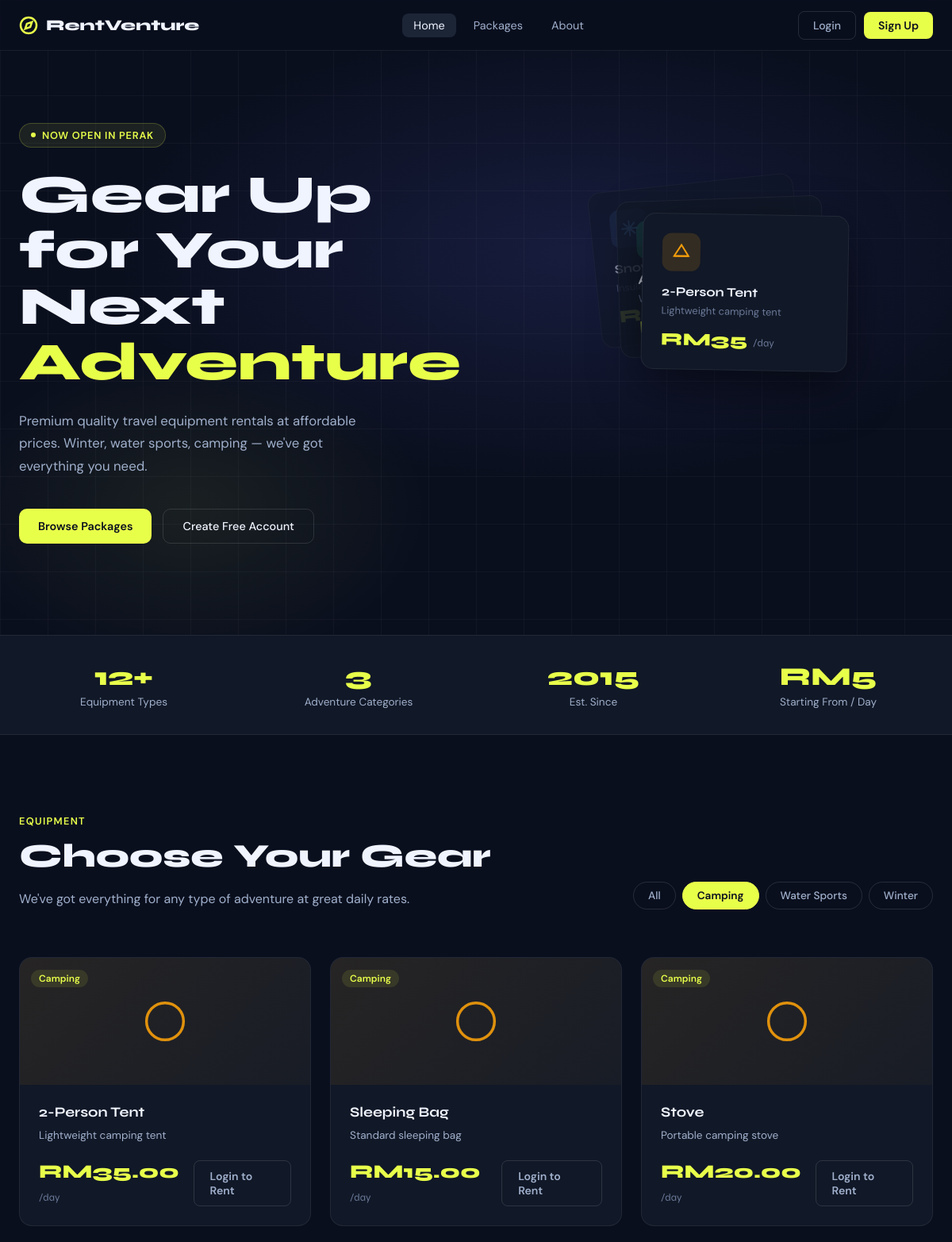
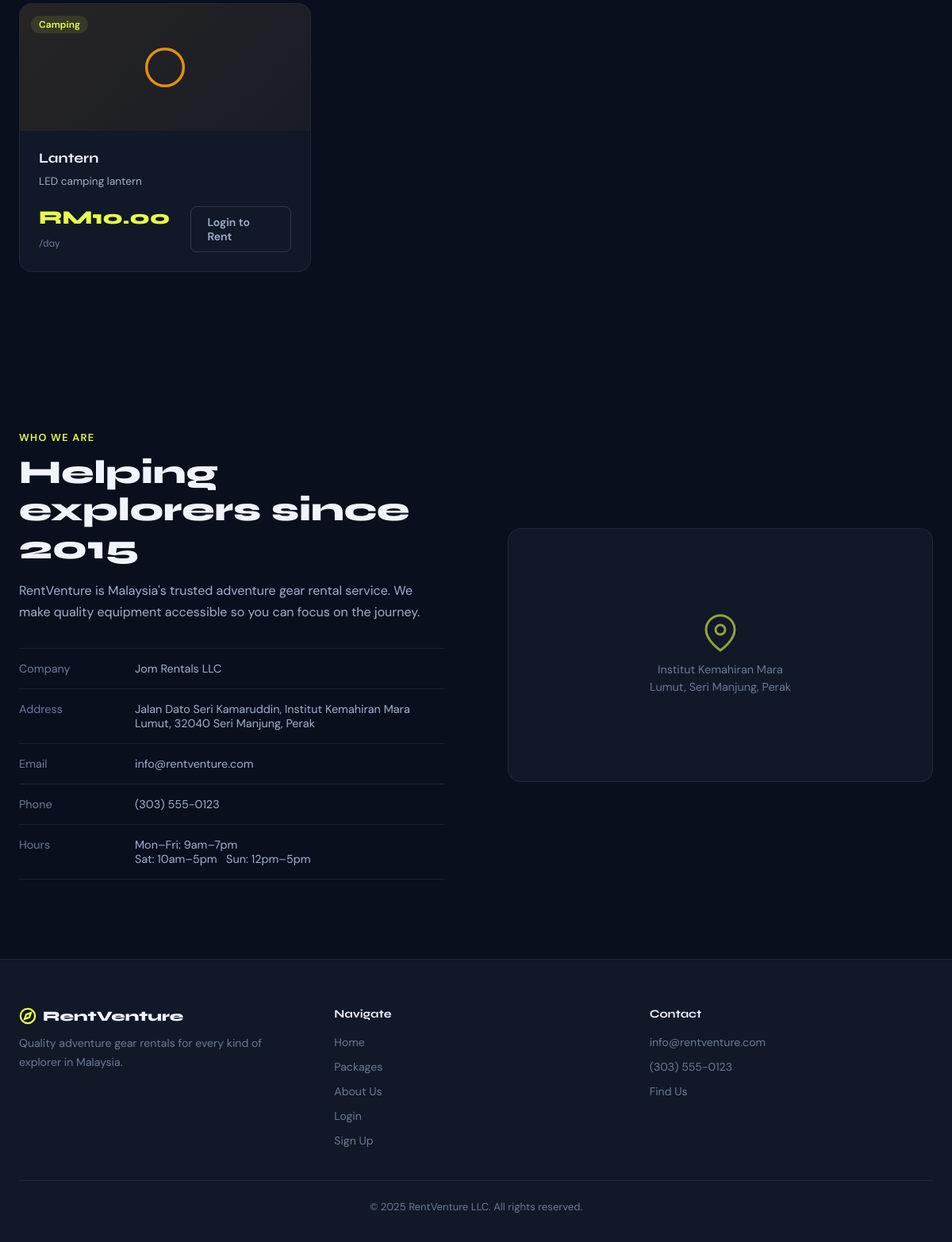
Page /index.php?category=Camping on the committed database (2 pictures, top to bottom).
### tables this page shows
CREATE TABLE equipment (
    id INT AUTO_INCREMENT PRIMARY KEY,
    name VARCHAR(100) NOT NULL,
    description TEXT,
    price_per_day DECIMAL(10,2) NOT NULL,
    category VARCHAR(50),
    available BOOLEAN DEFAULT TRUE,
    created_at TIMESTAMP DEFAULT CURRENT_TIMESTAMP
);

### index.php (the view, shortened to what this page needs)
<?php
include 'config.php';
$query = "SELECT * FROM equipment WHERE available = 1";
$params = [];
if (isset($_GET['category']) && !empty($_GET['category'])) {
    $query .= " AND category = ?";
    $params[] = $_GET['category'];
}
$stmt = $pdo->prepare($query);
$stmt->execute($params);
$equipment = $stmt->fetchAll(PDO::FETCH_ASSOC);
$stmt = $pdo->query("SELECT DISTINCT category FROM equipment WHERE available = 1 ORDER BY category");
$categories = $stmt->fetchAll(PDO::FETCH_COLUMN);
$category_icons = [
    'Winter'      => '<path d="M12 2v20M4.93 4.93l14.14 14.14M2 12h20M4.93 19.07l14.14-14.14"/>',
    'Water Sports'=> '<path d="M2 12s3-7 10-7 10 7 10 7-3 7-10 7-10-7-10-7z"/><circle cx="12" cy="12" r="3"/>',
    'Camping'     => '<polygon points="3 17 12 3 21 17"/><path d="M3 17h18"/>',
];
$category_colors = [
    'Winter'      => '#60a5fa',
    'Water Sports'=> '#34d399',
    'Camping'     => '#f59e0b',
];
?>
<!DOCTYPE html>
<html lang="en">
<head>
    <link rel="stylesheet" href="style.css">
</head>
<body>
    <nav class="navbar">
        <div class="navbar-inner">
            <a href="index.php" class="navbar-logo">
                <svg width="24" height="24" viewBox="0 0 24 24" fill="none" stroke="currentColor" stroke-width="2.5"><circle cx="12" cy="12" r="10"/><polygon points="16.24,7.76 14.12,14.12 7.76,16.24 9.88,9.88 16.24,7.76"/></svg>
                <span>RentVenture</span>
            </a>
            <ul class="navbar-links">
                <li><a href="#" class="active">Home</a></li>
                <li><a href="#packages">Packages</a></li>
                <li><a href="#about">About</a></li>
            </ul>
            <div class="navbar-actions">
                <?php if (isset($_SESSION['user_id'])): ?>
                    <span class="user-greeting">Hi, <strong><?php echo htmlspecialchars($_SESSION['username']); ?></strong></span>
                    <?php if ($_SESSION['role'] == 'admin'): ?>
                        <a href="admin.php" class="btn-nav btn-nav-ghost">Admin</a>
                    <?php endif; ?>
                    <a href="logout.php" class="btn-nav btn-nav-danger">Logout</a>
                <?php else: ?>
                    <a href="login.php" class="btn-nav btn-nav-ghost">Login</a>
                    <a href="register.php" class="btn-nav btn-nav-accent">Sign Up</a>
                <?php endif; ?>
            </div>
        </div>
    </nav>
    <section class="hero">
        <div class="hero-bg"></div>
        <div class="hero-grid"></div>
        <div class="hero-inner">
            <div class="hero-content">
                <div class="hero-eyebrow">
                    <div class="hero-eyebrow-dot"></div>
                    Now open in Perak
                </div>
                <h1>Gear Up for Your Next <em>Adventure</em></h1>
                <p class="hero-sub">Premium quality travel equipment rentals at affordable prices. Winter, water sports, camping — we've got everything you need.</p>
                <div class="hero-cta">
                    <a href="#packages" class="btn btn-accent">Browse Packages</a>
                    <?php if (!isset($_SESSION['user_id'])): ?>
                    <a href="register.php" class="btn btn-outline">Create Free Account</a>
                    <?php endif; ?>
                </div>
            </div>
            <div class="hero-visual">
                <div class="hero-card-stack">
                    <div class="stack-card">
                        <div class="card-icon" style="background:rgba(96,165,250,0.15);">
                        </div>
                        <h3>Snow Tent</h3>
                        <p>Insulated for extreme cold</p>
                        <div class="stack-price">RM40 <span>/day</span></div>
                    </div>
                    <div class="stack-card">
                        <div class="card-icon" style="background:rgba(52,211,153,0.15);">
                        </div>
                        <h3>Action Camera</h3>
                        <p>Waterproof adventure cam</p>
                        <div class="stack-price">RM30 <span>/day</span></div>
                    </div>
                    <div class="stack-card">
                        <div class="card-icon" style="background:rgba(245,158,11,0.15);">
                            <svg width="24" height="24" viewBox="0 0 24 24" fill="none" stroke="#f59e0b" stroke-width="2"><polygon points="3 17 12 3 21 17"/><path d="M3 17h18"/></svg>
                        </div>
                        <h3>2-Person Tent</h3>
                        <p>Lightweight camping tent</p>
                        <div class="stack-price">RM35 <span>/day</span></div>
                    </div>
                </div>
            </div>
        </div>
    </section>
    <div class="stats-row">
        <div class="stats-inner">
            <div>
                <div class="stat-num">12+</div>
                <div class="stat-label">Equipment Types</div>
            </div>
            <div>
                <div class="stat-num">3</div>
                <div class="stat-label">Adventure Categories</div>
            </div>
            <div>
                <div class="stat-num">2015</div>
                <div class="stat-label">Est. Since</div>
            </div>
            <div>
                <div class="stat-num">RM5</div>
                <div class="stat-label">Starting From / Day</div>
            </div>
        </div>
    </div>
    <section id="packages" class="packages-section">
        <div class="packages-header">
            <div>
                <p class="section-label">Equipment</p>
                <h2 class="section-title">Choose Your Gear</h2>
                <p class="section-sub">We've got everything for any type of adventure at great daily rates.</p>
            </div>
            <div class="filter-bar">
                <a href="index.php#packages" class="filter-btn <?php echo !isset($_GET['category']) ? 'active' : ''; ?>">All</a>
                <?php foreach ($categories as $cat): ?>
                    <a href="index.php?category=<?php echo urlencode($cat); ?>#packages"
                       class="filter-btn <?php echo (isset($_GET['category']) && $_GET['category'] == $cat) ? 'active' : ''; ?>">
                        <?php echo htmlspecialchars($cat); ?>
                    </a>
                <?php endforeach; ?>
            </div>
        </div>
        <?php if (empty($equipment)): ?>
            <div style="max-width:1200px;margin:0 auto;text-align:center;padding:80px 0;color:var(--muted);">
                <p style="font-size:1.1rem;margin-bottom:16px;">No equipment in this category.</p>
                <a href="index.php#packages" class="btn btn-outline">View All</a>
            </div>
        <?php else: ?>
        <div class="equipment-grid">
            <?php foreach ($equipment as $item):
                $cat = $item['category'];
                $iconPath = $category_icons[$cat] ?? '<circle cx="12" cy="12" r="10"/>';
                $color = $category_colors[$cat] ?? '#6366f1';
            ?>
            <div class="eq-card">
                <div class="eq-card-top" style="background: linear-gradient(135deg, <?php echo $color; ?>18, <?php echo $color; ?>08);">
                    <svg width="56" height="56" viewBox="0 0 24 24" fill="none" stroke="<?php echo $color; ?>" stroke-width="1.5" stroke-linecap="round" stroke-linejoin="round">
                        <?php echo $iconPath; ?>
                    </svg>
                    <div class="eq-card-badge">
                        <span class="badge badge-category"><?php echo htmlspecialchars($cat); ?></span>
                    </div>
                </div>
                <div class="eq-card-body">
                    <h3 class="eq-card-name"><?php echo htmlspecialchars($item['name']); ?></h3>
                    <p class="eq-card-desc"><?php echo htmlspecialchars($item['description']); ?></p>
                    <div class="eq-card-footer">
                        <div class="eq-price">RM<?php echo number_format($item['price_per_day'], 2); ?> <span>/day</span></div>
                        <?php if (isset($_SESSION['user_id'])): ?>
                            <button class="rent-btn" onclick="openRentModal(<?php echo $item['id']; ?>, '<?php echo htmlspecialchars($item['name'], ENT_QUOTES); ?>')">
                                <svg width="14" height="14" viewBox="0 0 24 24" fill="none" stroke="currentColor" stroke-width="2.5"><circle cx="9" cy="21" r="1"/><circle cx="20" cy="21" r="1"/><path d="M1 1h4l2.68 13.39a2 2 0 0 0 2 1.61h9.72a2 2 0 0 0 2-1.61L23 6H6"/></svg>
                                Rent Now
                            </button>
                        <?php else: ?>
                            <a href="login.php" class="rent-btn rent-btn-ghost">Login to Rent</a>
                        <?php endif; ?>
                    </div>
                </div>
            </div>
            <?php endforeach; ?>
        </div>
        <?php endif; ?>
    </section>
    <section id="about" class="about-section">
        <div class="about-inner">
            <div>
                <p class="section-label">Who We Are</p>
                <h2 class="section-title">Helping explorers since 2015</h2>
                <p class="section-sub">RentVenture is Malaysia's trusted adventure gear rental service. We make quality equipment accessible so you can focus on the journey.</p>
                <div class="info-list">
                    <div class="info-row">
                        <span class="info-label">Company</span>
                        <span class="info-val">Jom Rentals LLC</span>
                    </div>
                    <div class="info-row">
                        <span class="info-label">Address</span>
                        <span class="info-val">Jalan Dato Seri Kamaruddin, Institut Kemahiran Mara Lumut, 32040 Seri Manjung, Perak</span>
                    </div>
                    <div class="info-row">
                        <span class="info-label">Email</span>
                        <span class="info-val">info@rentventure.com</span>
                    </div>
                    <div class="info-row">
                        <span class="info-label">Phone</span>
                        <span class="info-val">(303) 555-0123</span>
                    </div>
                    <div class="info-row">
                        <span class="info-label">Hours</span>
                        <span class="info-val">Mon–Fri: 9am–7pm<br>Sat: 10am–5pm &nbsp; Sun: 12pm–5pm</span>
                    </div>
                </div>
            </div>
            <div>
                <div class="about-map-placeholder">
                    <svg width="48" height="48" viewBox="0 0 24 24" fill="none" stroke="currentColor" stroke-width="1.5"><path d="M21 10c0 7-9 13-9 13s-9-6-9-13a9 9 0 0 1 18 0z"/><circle cx="12" cy="10" r="3"/></svg>
                    <p style="font-size:0.9rem;text-align:center;max-width:200px;line-height:1.5;">Institut Kemahiran Mara Lumut, Seri Manjung, Perak</p>
                </div>
            </div>
        </div>
    </section>
    <footer>
        <div class="footer-inner">
            <div class="footer-brand">
                <div style="display:flex;align-items:center;gap:8px;margin-bottom:12px;">
                    <svg width="22" height="22" viewBox="0 0 24 24" fill="none" stroke="#e8ff4a" stroke-width="2.5"><circle cx="12" cy="12" r="10"/><polygon points="16.24,7.76 14.12,14.12 7.76,16.24 9.88,9.88 16.24,7.76"/></svg>
                    <span style="font-family:'Syne',sans-serif;font-weight:800;font-size:1.1rem;">RentVenture</span>
                </div>
                <p>Quality adventure gear rentals for every kind of explorer in Malaysia.</p>
            </div>
            <div class="footer-col">
                <h4>Navigate</h4>
                <ul>
                    <li><a href="#">Home</a></li>
                    <li><a href="#packages">Packages</a></li>
                    <li><a href="#about">About Us</a></li>
                    <?php if (!isset($_SESSION['user_id'])): ?>
                    <li><a href="login.php">Login</a></li>
                    <li><a href="register.php">Sign Up</a></li>
                    <?php else: ?>
                    <li><a href="cart.php">My Cart</a></li>
                    <li><a href="logout.php">Logout</a></li>
                    <?php endif; ?>
                </ul>
            </div>
            <div class="footer-col">
                <h4>Contact</h4>
                <ul>
                    <li><a href="mailto:info@rentventure.com">info@rentventure.com</a></li>
                    <li><a href="tel:3035550123">(303) 555-0123</a></li>
                    <li><a href="#about">Find Us</a></li>
                </ul>
            </div>
        </div>
        <div class="footer-bottom">&copy; 2025 RentVenture LLC. All rights reserved.</div>
    </footer>
</body>
</html>

### rows in the picture
equipment: category "Camping", name "2-Person Tent", description "Lightweight camping tent", price_per_day "35.00"
equipment: category "Camping", name "Sleeping Bag", description "Standard sleeping bag", price_per_day "15.00"
equipment: category "Camping", name "Stove", description "Portable camping stove", price_per_day "20.00"
equipment: category "Camping", name "Lantern", description "LED camping lantern", price_per_day "10.00"

### other values in the picture
$cat "Camping"
$cat "Water Sports"
$cat "Winter"
